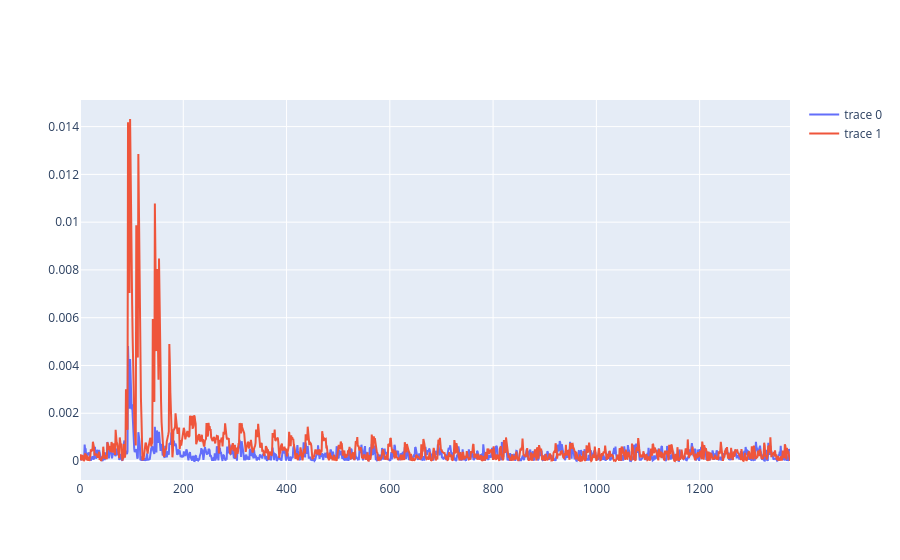

Here is the notebook cell this chart was saved with:
### Code cell
diff1_1, diff1_2 = split(data, [sbox[d["input"][0] ^ 0x00] & 0x80 == 0 for d in data])
diff2_1, diff2_2 = split(data, [sbox[d["input"][0] ^ 0x01] & 0x80 == 0 for d in data])

fig = pgo.Figure()
fig.add_trace(
    pgo.Scatter(
        y=np.abs(np.mean(diff1_1["trace"], axis=0) - np.mean(diff1_2["trace"], axis=0))
    )
)
fig.add_trace(
    pgo.Scatter(
        y=np.abs(np.mean(diff2_1["trace"], axis=0) - np.mean(diff2_2["trace"], axis=0))
    )
)
fig.show()

### Figure 1 — Plotly figure (JSON) as saved in the notebook; plotly's stock layout.template omitted (floating-point values rounded to 4 significant figures; data arrays with more than 128 entries replaced by an {"elided": "..."} marker saying what was removed)
{"data": [{"type": "scatter", "y": {"elided": "1376 float values"}}, {"type": "scatter", "y": {"elided": "1376 float values"}}], "layout": {}}
